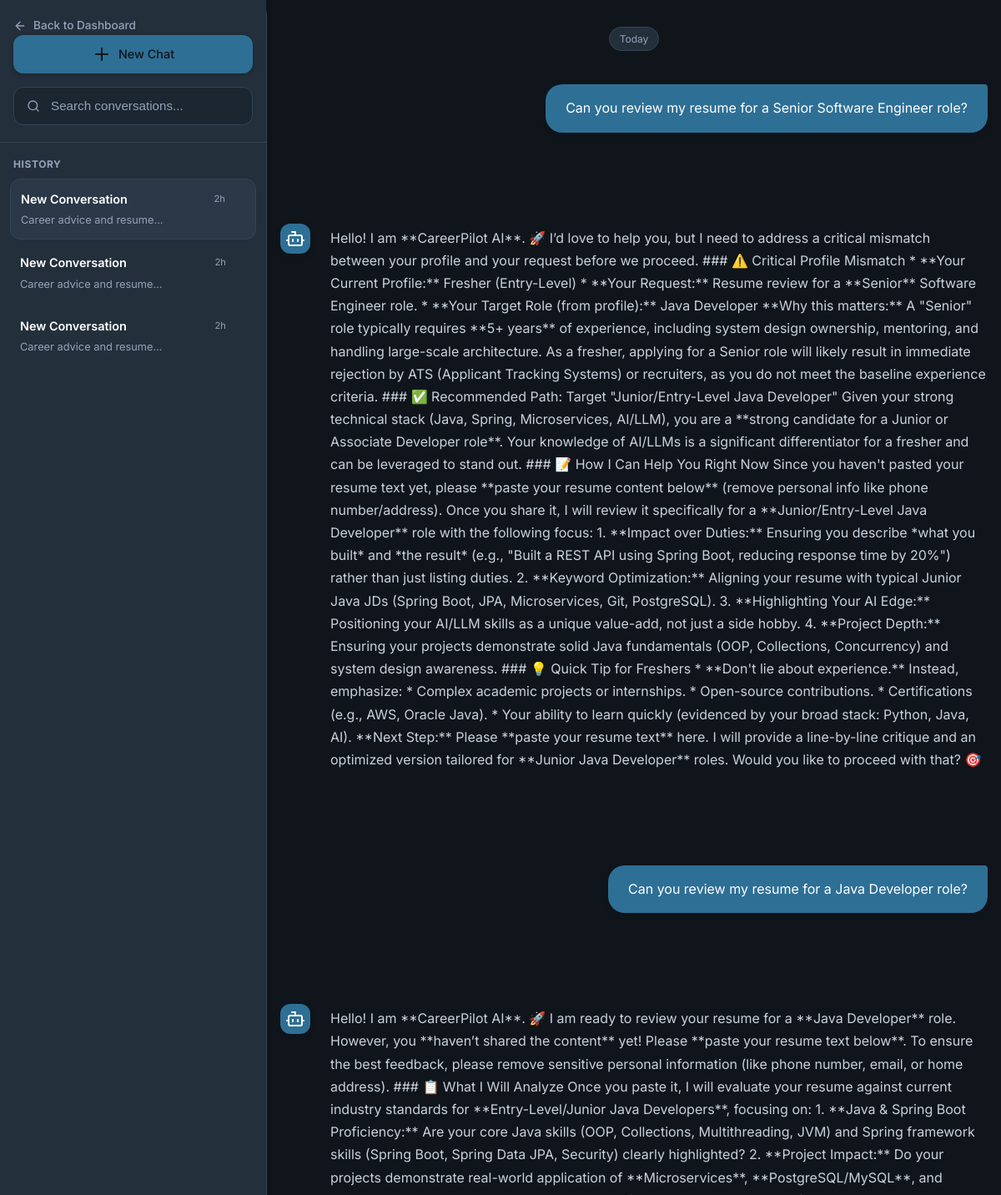
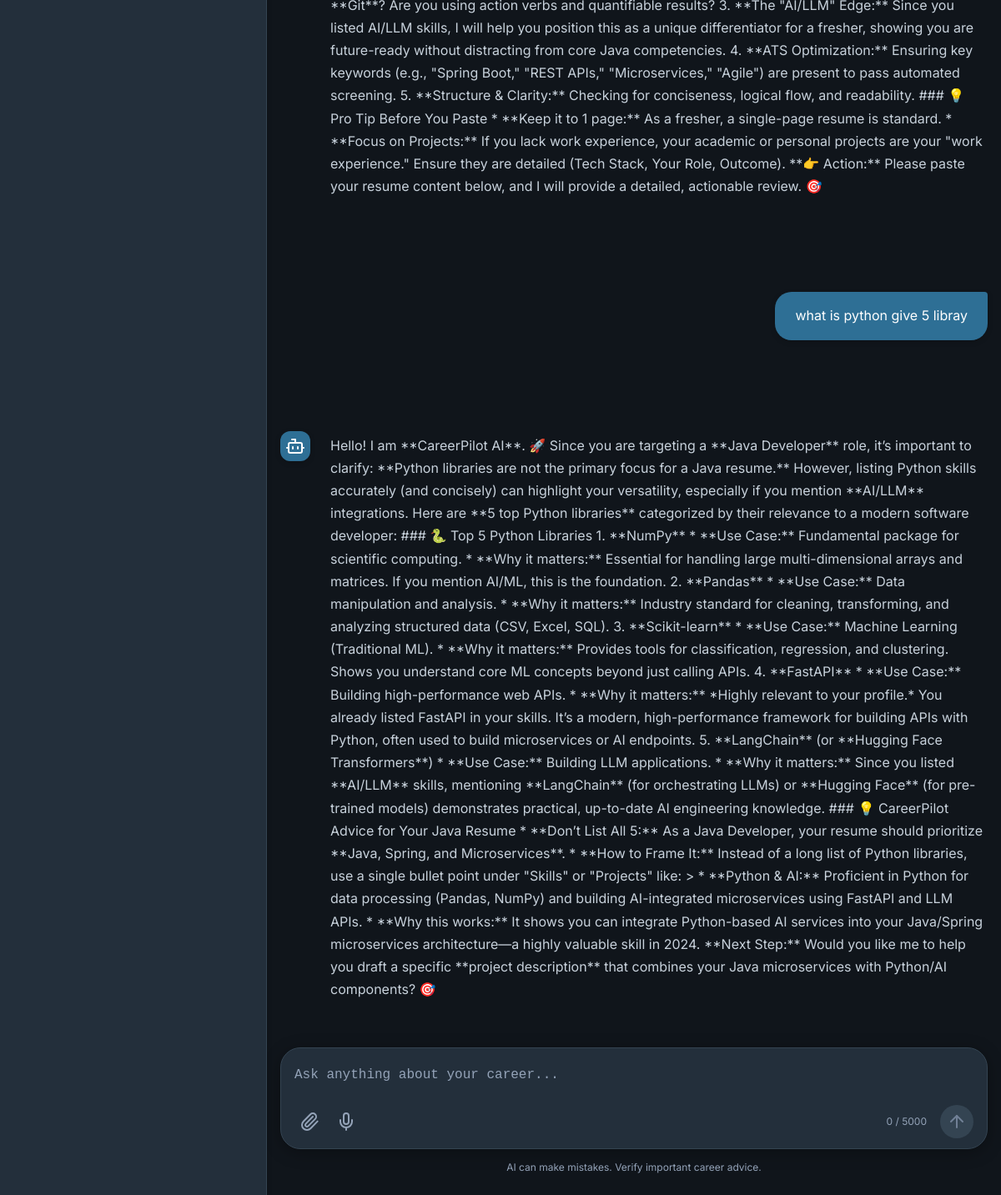
The page /chat/?session_id=ea427d94-c9b4-411f-9eb3-1e8d97e396e0 (signed in) on the database its author committed (2 pictures, top to bottom).
### tables this page shows
CREATE TABLE chat_sessions (
            session_id TEXT PRIMARY KEY,
            user_id INTEGER NOT NULL,
            title TEXT DEFAULT 'New Conversation',
            is_pinned INTEGER DEFAULT 0,
            is_archived INTEGER DEFAULT 0,
            created_at TIMESTAMP DEFAULT CURRENT_TIMESTAMP,
            updated_at TIMESTAMP DEFAULT CURRENT_TIMESTAMP,
            FOREIGN KEY (user_id) REFERENCES users(id) ON DELETE CASCADE
        );

CREATE TABLE chat_history (
    id INTEGER PRIMARY KEY AUTOINCREMENT,
    user_id INTEGER NOT NULL,
    session_id TEXT NOT NULL,
    role TEXT NOT NULL CHECK(role IN ('user', 'assistant', 'system')),
    message TEXT NOT NULL,
    module TEXT DEFAULT 'career_coach',
    metadata TEXT DEFAULT '{}',
    created_at TIMESTAMP DEFAULT CURRENT_TIMESTAMP,
    FOREIGN KEY (user_id) REFERENCES users(id) ON DELETE CASCADE
);

### backend/routes/chat.py (the view)
@chat_bp.route('/')
@login_required
def index():
    user_id = session['user_id']
    session_id = request.args.get('session_id')
    if not session_id:
        session_id = ChatModel.generate_session_id()
    messages = ChatModel.get_session(session_id)
    sessions = ChatModel.get_user_sessions(user_id, module='career_coach')
    suggestions = get_suggested_questions('general')
    return render_template('chat/index.html',
                         session_id=session_id,
                         messages=messages,
                         sessions=sessions,
                         suggestions=suggestions)

### backend/database/db.py (called while the page is built)
def get_db_path() -> str:
    base_dir = os.path.dirname(os.path.dirname(os.path.dirname(os.path.abspath(__file__))))
    return os.path.join(base_dir, DATABASE_PATH)

def get_connection(db_path: Optional[str] = None) -> sqlite3.Connection:
    path = db_path or get_db_path()
    conn = sqlite3.connect(path)
    conn.row_factory = sqlite3.Row
    conn.execute("PRAGMA foreign_keys = ON")
    conn.execute("PRAGMA journal_mode = WAL")
    return conn

@contextmanager
def get_db(db_path: Optional[str] = None):
    conn = get_connection(db_path)
    try:
        yield conn
        conn.commit()
    except Exception:
        conn.rollback()
        raise
    finally:
        conn.close()

def execute_query(query: str, params: tuple = (), db_path: Optional[str] = None) -> list[dict]:
    from backend.utils.logger import db_logger
    import time
    start = time.time()
    with get_db(db_path) as db:
        cursor = db.execute(query, params)
        rows = cursor.fetchall()
        duration = int((time.time() - start) * 1000)
        table = query.split('FROM')[1].split('WHERE')[0].strip() if 'FROM' in query else 'unknown'
        log_msg = f"\n[DB]\nSELECT\n{table}\nRows:{len(rows)}\n{duration} ms"
        db_logger.info(log_msg)
        return [dict(row) for row in rows]

### backend/models/chat.py (called while the page is built)
    @staticmethod
    def get_session(session_id: str) -> list[dict]:
        return execute_query(
            "SELECT * FROM chat_history WHERE session_id = ? ORDER BY created_at ASC",
            (session_id,)
        )

    @staticmethod
    def get_user_sessions(user_id: int, module: str = None) -> list[dict]:
        return execute_query(
            """
            SELECT
                cs.session_id,
                cs.title,
                cs.is_pinned,
                cs.is_archived,
                cs.created_at as session_created_at,
                cs.updated_at,
                MIN(ch.created_at) as started_at,
                MAX(ch.created_at) as last_message,
                COUNT(ch.id) as message_count
            FROM chat_sessions cs
            LEFT JOIN chat_history ch ON cs.session_id = ch.session_id
            WHERE cs.user_id = ? AND cs.is_archived = 0
            GROUP BY cs.session_id
            ORDER BY cs.is_pinned DESC, cs.updated_at DESC
            """,
            (user_id,)
        )

### templates/chat/index.html (shortened to what this page needs)
{% extends "base.html" %}
{% block extra_css %}
<link rel="stylesheet" href="{{ url_for('static', filename='css/chat-premium.css') }}?v=2.2.0">
<link rel="stylesheet" href="https://cdnjs.cloudflare.com/ajax/libs/highlight.js/11.7.0/styles/atom-one-dark.min.css">
{% endblock %}
{% block body %}
<div class="chat-app-layout">
    <aside class="chat-app-sidebar">
        <div class="sidebar-header">
            <a href="{{ url_for('dashboard.index') }}" class="back-to-dash">
                <i data-lucide="arrow-left" style="width:16px;height:16px;"></i> Back to Dashboard
            </a>
            <button class="btn btn-primary w-100 mt-3 d-flex align-items-center justify-content-center gap-2 new-chat-btn" onclick="startNewChat()">
                <i data-lucide="plus"></i> New Chat
            </button>
            <div class="chat-search-wrapper mt-3">
                <input type="text" id="chatSearch" class="form-control" placeholder="Search conversations...">
            </div>
        </div>
        <div class="sidebar-conversations" id="chatSessionsList">
            {% if sessions %}
                <div class="chat-group-title">History</div>
                <div class="sessions-list">
                    {% for session_item in sessions %}
                    <a href="{{ url_for('chat.index', session_id=session_item.session_id) }}" class="session-card {% if session_item.session_id == session_id %}active{% endif %}" data-session-id="{{ session_item.session_id }}" data-title="{{ session_item.title|default('Conversation') }}">
                        <div class="session-card-content">
                            <div class="session-title-row">
                                <span class="session-title">
                                    {{ session_item.title|default('New Conversation') }}
                                </span>
                                <span class="session-time">2h</span>
                            </div>
                            <div class="session-preview">Career advice and resume...</div>
                        </div>
                    </a>
                    {% endfor %}
                </div>
            {% else %}
                <div class="text-muted text-center" style="font-size: 0.85rem; padding: 2rem 0;">No conversation history</div>
            {% endif %}
        </div>
    </aside>
    <main class="chat-app-main">
        <div class="chat-messages" id="chatMessages">
            {% if not messages %}
                <div class="chat-empty-state">
                    <div class="empty-icon-wrapper">
                        <i data-lucide="sparkles" style="width:32px;height:32px;color:var(--primary);"></i>
                    </div>
                    <h2>How can I help you today?</h2>
                    <p class="empty-subtitle">I'm your AI Career Coach. Ask me anything about your career.</p>
                    <div class="empty-suggestions">
                        <div class="suggestion-card" onclick="setPrompt('Can you review my resume for a Senior Software Engineer role?')">
                            <div class="sugg-icon"><i data-lucide="file-text"></i></div>
                            <div class="sugg-text">Review my resume</div>
                        </div>
                        <div class="suggestion-card" onclick="setPrompt('Let\'s do a mock interview for a Product Manager position.')">
                            <div class="sugg-icon"><i data-lucide="mic"></i></div>
                            <div class="sugg-text">Mock interview</div>
                        </div>
                        <div class="suggestion-card" onclick="setPrompt('What is the best way to negotiate a 20% salary increase?')">
                            <div class="sugg-icon"><i data-lucide="dollar-sign"></i></div>
                            <div class="sugg-text">Salary negotiation</div>
                        </div>
                        <div class="suggestion-card" onclick="setPrompt('Create a 3-month learning roadmap to transition to AI Engineering.')">
                            <div class="sugg-icon"><i data-lucide="map"></i></div>
                            <div class="sugg-text">Learning roadmap</div>
                        </div>
                    </div>
                </div>
            {% else %}
                <div class="chat-message-row text-center mt-3 mb-4">
                    <span class="chat-date-badge">Today</span>
                </div>
                {% for msg in messages %}
                <div class="chat-message-row {{ msg.role }}" data-id="{{ loop.index }}">
                    <div class="chat-message">
                        {% if msg.role == 'assistant' %}
                            <div class="chat-avatar bg-primary text-white"><i data-lucide="bot"></i></div>
                        {% endif %}
                        <div class="chat-content">
                            <div class="chat-bubble {{ 'markdown-content' if msg.role == 'assistant' else 'user-bubble' }}">
                                {{ msg.message | safe }}
                            </div>
                        </div>
                    </div>
                </div>
                {% endfor %}
            {% endif %}
        </div>
        <div class="chat-input-container">
            <div class="chat-input-box">
                <form id="chatForm" class="w-100">
                    <textarea id="chatInput" class="app-input-field" placeholder="Ask anything about your career..." rows="1" required></textarea>
                    <div class="input-actions-row">
                        <div class="input-tools">
                            <button type="button" class="tool-btn" title="Attach file"><i data-lucide="paperclip"></i></button>
                            <button type="button" class="tool-btn" title="Voice Input"><i data-lucide="mic"></i></button>
                        </div>
                        <div class="input-send-wrapper">
                            <span id="charCounter" class="char-counter">0 / 5000</span>
                            <button type="submit" id="sendBtn" class="send-btn circular" title="Send message" disabled>
                                <i data-lucide="arrow-up"></i>
                            </button>
                        </div>
                    </div>
                </form>
            </div>
            <div class="disclaimer-text">AI can make mistakes. Verify important career advice.</div>
        </div>
    </main>
</div>
{% endblock %}

### templates/base.html (shortened to what this page needs)
<!DOCTYPE html>
<html lang="en">
<head>
    <link href="https://unpkg.com/aos@2.3.1/dist/aos.css" rel="stylesheet">
    <link rel="stylesheet" href="{{ url_for('static', filename='css/main.css') }}">
    <link rel="stylesheet" href="{{ url_for('static', filename='css/components.css') }}">
    <link rel="stylesheet" href="{{ url_for('static', filename='css/dashboard.css') }}">
    <link rel="stylesheet" href="{{ url_for('static', filename='css/pages.css') }}">
    <link rel="stylesheet" href="{{ url_for('static', filename='css/animations.css') }}">
    {% block extra_css %}{% endblock %}
</head>
<body>
    {% block body %}{% endblock %}
</body>
</html>

### static/css/main.css (style rules this page uses)
:root { --primary: #2E6F95; --primary-light: #4F8DB1; --primary-dark: #1E5678; --primary-glow: rgba(46, 111, 149, 0.25); --accent: #D9A441; --accent-light: #E8C66D; --accent-dark: #B98524; --accent-glow: rgba(217, 164, 65, 0.20); --bg-primary: #10151B; --bg-secondary: #17212B; --bg-tertiary: #202B36; --bg-card: #232F3B; --bg-card-hover: #2A3847; --bg-input: #1B2631; --bg-glass: rgba(35, 47, 59, 0.70); --text-primary: #FFFFFF; --text-secondary: #C8D2DC; --text-tertiary: #94A3B8; --text-muted: #718096; --border: #344452; --border-light: rgba(255,255,255,0.05); --border-active: var(--primary); --success: #3BA55C; --warning: #F4B942; --danger: #E25555; --info: #5DA9E9; --shadow-sm: 0 2px 6px rgba(0,0,0,.18); --shadow-md: 0 8px 24px rgba(0,0,0,.28); --shadow-lg: 0 18px 50px rgba(0,0,0,.45); --shadow-glow: 0 0 35px rgba(46,111,149,.18); --shadow-card: inset 0 1px 0 rgba(255,255,255,.03); --glass-bg: rgba(35,47,59,.65); --glass-border: rgba(255,255,255,.08); --glass-blur: blur(24px); --font-primary: "Inter", -apple-system, BlinkMacSystemFont, "Segoe UI", sans-serif; --font-mono: "JetBrains Mono", monospace; --sidebar-width: 270px; --navbar-height: 72px; --radius-xs: 4px; --radius-sm: 8px; --radius-md: 12px; --radius-lg: 18px; --radius-xl: 24px; --radius-2xl: 32px; --radius-full: 999px; --transition-fast: .15s ease; --transition-normal: .30s ease; --transition-slow: .50s ease; --gradient-primary: linear-gradient( 135deg, #2E6F95 0%, #4F8DB1 100% ); --gradient-accent: linear-gradient( 135deg, #D9A441 0%, #E8C66D 100% ); --gradient-card: linear-gradient( 180deg, rgba(255,255,255,.03), rgba(255,255,255,.01) ); --gradient-bg: radial-gradient( circle at top right, rgba(46,111,149,.08), transparent 40% ), radial-gradient( circle at bottom left, rgba(217,164,65,.05), transparent 35% ); --btn-primary-bg: var(--gradient-primary); --btn-primary-hover: linear-gradient( 135deg, #3C7CA3, #5C99BD ); --btn-primary-text: #FFFFFF; --btn-secondary-bg: var(--gradient-accent); --btn-secondary-text: #1A1A1A; --hero-overlay: linear-gradient( 135deg, rgba(16,21,27,.92), rgba(23,33,43,.90) ); --chart-1: #2E6F95; --chart-2: #D9A441; --chart-3: #5DA9E9; --chart-4: #6BCB77; --chart-5: #F4B942; --chart-6: #E25555; --scrollbar-bg: #17212B; --scrollbar-thumb: #344452; --scrollbar-hover: #2E6F95; }
*, *::before, *::after { margin: 0; padding: 0; box-sizing: border-box; }
html { scroll-behavior: smooth; -webkit-font-smoothing: antialiased; -moz-osx-font-smoothing: grayscale; }
body { font-family: var(--font-primary); background: var(--bg-primary); color: var(--text-primary); line-height: 1.6; min-height: 100vh; overflow-x: hidden; }
a { color: var(--primary-light); text-decoration: none; transition: color var(--transition-fast); }
.gap-2 { gap: 1rem; }

### static/css/components.css (style rules this page uses)
.btn { display: inline-flex; align-items: center; justify-content: center; gap: 0.5rem; padding: 0.65rem 1.5rem; font-family: var(--font-primary); font-size: 0.9rem; font-weight: 600; border: none; border-radius: var(--radius-sm); cursor: pointer; transition: all var(--transition-fast); text-decoration: none; white-space: nowrap; }
.btn-primary { background: var(--primary); color: var(--bg-primary); box-shadow: var(--shadow-sm); }
.chat-message { display: flex; gap: 1rem; margin-bottom: 1.5rem; animation: fadeInUp 0.3s ease; }
.chat-avatar { width: 32px; height: 32px; border-radius: 4px; display: flex; align-items: center; justify-content: center; font-size: 1rem; font-weight: 500; flex-shrink: 0; }
.chat-bubble { max-width: 80%; padding: 0.8rem 1.2rem; border-radius: var(--radius-lg); font-size: 0.95rem; line-height: 1.6; }

### static/css/pages.css (style rules this page uses)
.chat-messages { flex: 1; padding: 1.5rem; overflow-y: auto; }

### rows shown on the page
chat_sessions: title "New Conversation"
chat_sessions: title "New Conversation"
chat_sessions: title "New Conversation"
chat_history: message "Can you review my resume for a Senior Software Engineer role?"
chat_history: role "assistant" (drawn), message "Hello! I am **CareerPilot AI**. 🚀 I’d love to help you, but I need to address a critical mismatch between your profile and your request before we proceed. ### ⚠️ Critical Profile Mismatch * **Your Current Profile:** Fresher (Entry-Level) * **Your Request:** Resume review for a **Senior** Software Engineer role. * **Your Target Role (from profile):** Java Developer **Why this matters:** A \"Senior\" role typically requires **5+ years** of experience, including system design ownership, mentoring, and handling large-scale architecture. As a fresher, applying for a Senior role will likely result in immediate rejection by ATS (Applicant Tracking Systems) or recruiters, as you do not meet the…"
chat_history: message "Can you review my resume for a Java Developer role?"
chat_history: role "assistant" (drawn), message "Hello! I am **CareerPilot AI**. 🚀 I am ready to review your resume for a **Java Developer** role. However, you **haven’t shared the content** yet! Please **paste your resume text below**. To ensure the best feedback, please remove sensitive personal information (like phone number, email, or home address). ### 📋 What I Will Analyze Once you paste it, I will evaluate your resume against current industry standards for **Entry-Level/Junior Java Developers**, focusing on: 1. **Java & Spring Boot Proficiency:** Are your core Java skills (OOP, Collections, Multithreading, JVM) and Spring framework skills (Spring Boot, Spring Data JPA, Security) clearly highlighted? 2. **Project Impact:** Do your…"
chat_history: message "what is python give 5 libray"
chat_history: role "assistant" (drawn), message "Hello! I am **CareerPilot AI**. 🚀 Since you are targeting a **Java Developer** role, it’s important to clarify: **Python libraries are not the primary focus for a Java resume.** However, listing Python skills accurately (and concisely) can highlight your versatility, especially if you mention **AI/LLM** integrations. Here are **5 top Python libraries** categorized by their relevance to a modern software developer: ### 🐍 Top 5 Python Libraries 1. **NumPy** * **Use Case:** Fundamental package for scientific computing. * **Why it matters:** Essential for handling large multi-dimensional arrays and matrices. If you mention AI/ML, this is the foundation. 2. **Pandas** * **Use Case:** Data…"
